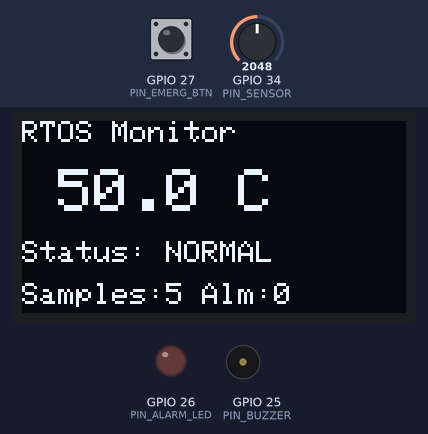
This sketch was run on a simulated ESP32. Parts: 128×64 one-colour display, output pins drawn as LEDs (lit = HIGH), buzzer (waves = sounding, pin HIGH). Inputs (shaded band) come from the test bench; at power-on: GPIO 34 (PIN_SENSOR) = 2048, GPIO 27 (PIN_EMERG_BTN) HIGH (analog values on the 0–4095 scale). What the sketch prints to the serial monitor is not drawn.

Above: at 1.13 s.
1.6 s: GPIO 34 (PIN_SENSOR) set to 2822
At 2.13 s:
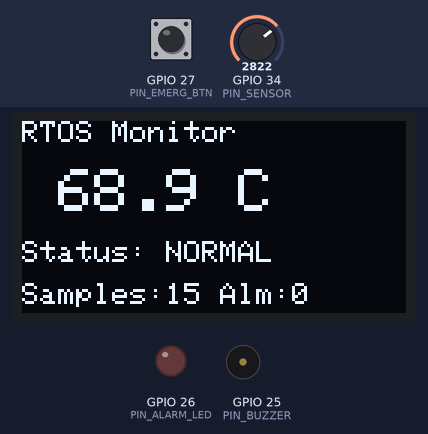
3.8 s: GPIO 34 (PIN_SENSOR) set to 2936
At 4.63 s:
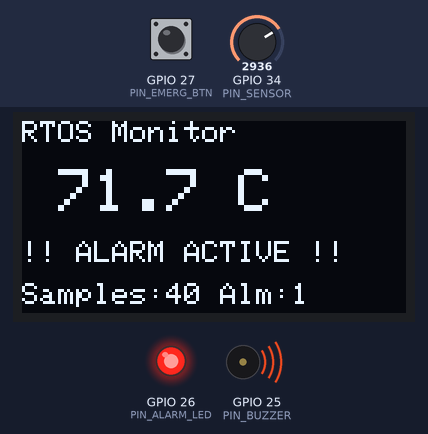
6.8 s: GPIO 34 (PIN_SENSOR) set to 2718
At 7.63 s:
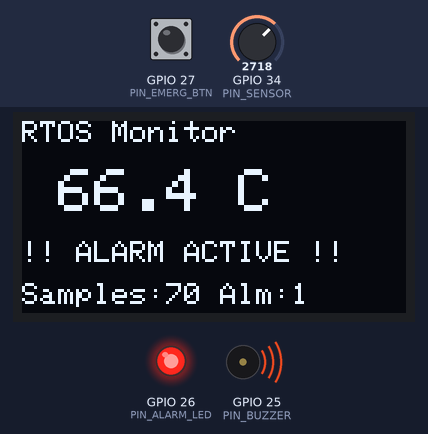
9.3 s: GPIO 34 (PIN_SENSOR) set to 2614
At 9.63 s:
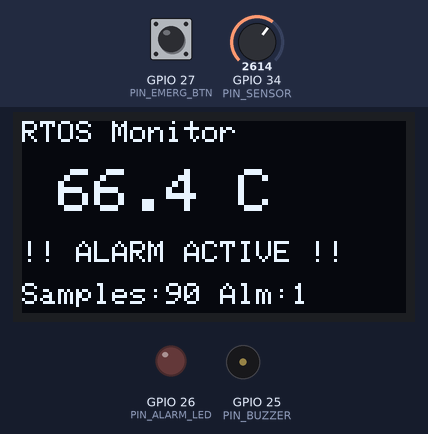
11.3 s: GPIO 27 (PIN_EMERG_BTN) pulled LOW for 0.15 s
At 11.63 s:
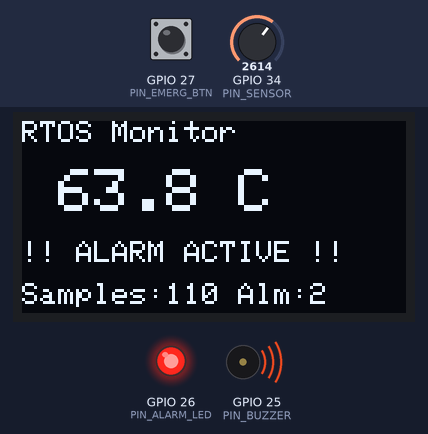
12.9 s: GPIO 27 (PIN_EMERG_BTN) pulled LOW for 1 s
At 13.63 s:
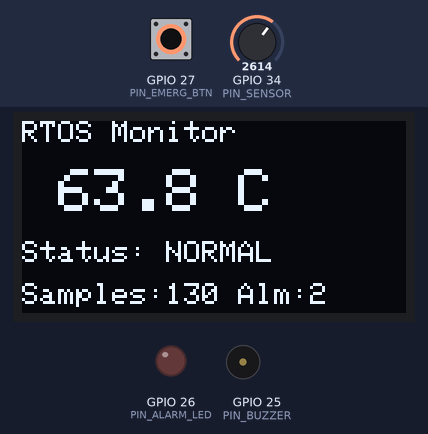
Timing chart, 0 to 15.9 s (numbered marks = the images above; inputs shaded):
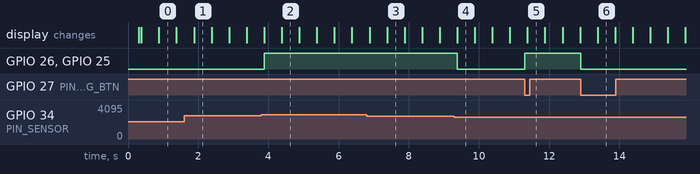

Measured:
- the behaviour switches between 2866 and 2867 on GPIO 34 (PIN_SENSOR) (found by bisection; images 1 and 2)
- the behaviour switches between 2662 and 2661 on GPIO 34 (PIN_SENSOR) (found by bisection; images 3 and 4)
- after the input at 3.8 s, GPIO 26 (PIN_ALARM_LED), GPIO 25 (PIN_BUZZER): LOW → HIGH after 0.08 s; the display: first differs from a run without the input after 0.58 s (image 2)
- after the input at 9.3 s, GPIO 26 (PIN_ALARM_LED), GPIO 25 (PIN_BUZZER): HIGH → LOW after 0.08 s
- after the input at 11.3 s, GPIO 26 (PIN_ALARM_LED), GPIO 25 (PIN_BUZZER): LOW → HIGH at once; the display: changes after 0.08 s (image 5)
- after the input at 12.9 s, GPIO 26 (PIN_ALARM_LED), GPIO 25 (PIN_BUZZER): HIGH → LOW at once; the display: changes after 0.48 s (image 6)
- what the display in image 0 shows lasts 0.5 s, from 0.9 s to 1.4 s

The sketch:

sketch.ino
```cpp
/*
 * Multi-Tasking RTOS Firmware Scheduler  (ESP32 + FreeRTOS)
 *
 *  SensorTask  (prio 3, 100 ms periodic) -> reads sensor, publishes data
 *  DisplayTask (prio 2, 500 ms periodic) -> shows data on SSD1306 OLED
 *  AlarmTask   (prio 4, event driven)    -> activates buzzer/LED on critical condition
 *
 *  IPC / synchronization:
 *   - displayQueue : length-1 "mailbox" (xQueueOverwrite) -> latest reading for display
 *   - alarmQueue   : event queue (readings + ISR button events) -> AlarmTask blocks on it
 *   - stateMutex   : protects shared SystemState_t (priority inheritance)
 *   - serialMutex  : protects the Serial port (shared resource)
 *   - I2C/OLED is owned exclusively by DisplayTask (no sharing => no race)
 */
#include <Arduino.h>
#include <Wire.h>
#include <Adafruit_GFX.h>
#include <Adafruit_SSD1306.h>
#include <stdarg.h>
// ---------------- Configuration (merged from config.h) ----------------
// ---------------- Pin mapping (ESP32 DevKit) ----------------
#define PIN_SENSOR      34   // Potentiometer (simulates temperature sensor, ADC1)
#define PIN_BUZZER      25   // Alarm buzzer
#define PIN_ALARM_LED   26   // Alarm LED
#define PIN_EMERG_BTN   27   // Manual emergency push-button (active LOW)
#define PIN_I2C_SDA     21
#define PIN_I2C_SCL     22
#define OLED_ADDR       0x3C
#define OLED_WIDTH      128
#define OLED_HEIGHT     64

// ---------------- Sensor scaling ----------------
#define ADC_MAX             4095.0f
#define TEMP_FULL_SCALE_C   100.0f   // pot at max = 100 C

// ---------------- Alarm thresholds (with hysteresis) ----------------
#define TEMP_ALARM_ON_C     70.0f    // alarm turns ON  at >= 70 C
#define TEMP_ALARM_OFF_C    65.0f    // alarm turns OFF at <= 65 C
#define ALARM_BLINK_MS      150

// ---------------- Periods (ms) ----------------
#define SENSOR_PERIOD_MS    100      // fast sampling => fast alarm detection
#define DISPLAY_PERIOD_MS   500

// ---------------- Priorities (higher number = higher priority) ----------------
#define PRIO_DISPLAY        2
#define PRIO_SENSOR         3
#define PRIO_ALARM          4        // highest: safety-critical

// ---------------- Stack sizes (bytes on ESP32) ----------------
#define STACK_SENSOR        3072
#define STACK_DISPLAY       4096
#define STACK_ALARM         3072

// All tasks pinned to ONE core so priority-based preemption is clearly visible
#define APP_CORE            1


// ------------------------- Types -------------------------
typedef struct {
  float       temperatureC;
  uint16_t    raw;
  TickType_t  tick;           // time the sample was taken
} SensorReading_t;

typedef enum { EVT_READING, EVT_BUTTON } AlarmEventType_t;

typedef struct {
  AlarmEventType_t type;
  float            temperatureC;
  TickType_t       tick;      // when the event was generated
} AlarmEvent_t;

typedef struct {
  SensorReading_t last;
  bool     alarmActive;
  bool     manualAlarm;
  uint32_t samples;
  uint32_t alarmCount;
  uint32_t lastLatencyMs;     // sensor sample -> alarm output latency
} SystemState_t;

// ------------------------- Globals -------------------------
static SystemState_t     gState = {};
static QueueHandle_t     displayQueue = NULL;
static QueueHandle_t     alarmQueue   = NULL;
static SemaphoreHandle_t stateMutex   = NULL;
static SemaphoreHandle_t serialMutex  = NULL;
static TaskHandle_t      hSensor = NULL, hDisplay = NULL, hAlarm = NULL;
static Adafruit_SSD1306  oled(OLED_WIDTH, OLED_HEIGHT, &Wire, -1);

// ------------------------- Helpers -------------------------
static inline uint32_t nowMs() { return xTaskGetTickCount() * portTICK_PERIOD_MS; }

// Thread-safe logging (Serial is a shared resource)
static void logMsg(const char *fmt, ...) {
  char buf[128];
  va_list ap;
  va_start(ap, fmt);
  vsnprintf(buf, sizeof(buf), fmt, ap);
  va_end(ap);
  if (xSemaphoreTake(serialMutex, pdMS_TO_TICKS(50)) == pdTRUE) {
    Serial.printf("[%7lu ms] %s\n", (unsigned long)nowMs(), buf);
    xSemaphoreGive(serialMutex);
  }
}

static inline void setAlarmOutputs(bool on) {
  digitalWrite(PIN_BUZZER, on ? HIGH : LOW);
  digitalWrite(PIN_ALARM_LED, on ? HIGH : LOW);
}

// ------------------------- ISR: emergency button -------------------------
void IRAM_ATTR emergencyButtonISR() {
  static TickType_t lastTick = 0;
  TickType_t now = xTaskGetTickCountFromISR();
  if ((now - lastTick) < pdMS_TO_TICKS(200)) return;   // debounce
  lastTick = now;

  AlarmEvent_t ev = { EVT_BUTTON, 0.0f, now };
  BaseType_t hpTaskWoken = pdFALSE;
  xQueueSendFromISR(alarmQueue, &ev, &hpTaskWoken);
  if (hpTaskWoken) portYIELD_FROM_ISR();                // run AlarmTask immediately
}

// ------------------------- Task 1: Sensor acquisition -------------------------
static void sensorTask(void *pv) {
  TickType_t lastWake = xTaskGetTickCount();
  uint32_t n = 0;
  for (;;) {
    uint32_t sum = 0;
    for (int i = 0; i < 4; i++) sum += analogRead(PIN_SENSOR);   // simple averaging filter
    uint16_t raw = sum / 4;

    SensorReading_t r;
    r.raw          = raw;
    r.temperatureC = (raw / ADC_MAX) * TEMP_FULL_SCALE_C;
    r.tick         = xTaskGetTickCount();

    // 1) update shared state (short critical section)
    if (xSemaphoreTake(stateMutex, pdMS_TO_TICKS(5)) == pdTRUE) {
      gState.last = r;
      gState.samples++;
      xSemaphoreGive(stateMutex);
    }

    // 2) latest value for display (mailbox, never blocks)
    xQueueOverwrite(displayQueue, &r);

    // 3) event for alarm task (never blocks)
    AlarmEvent_t ev = { EVT_READING, r.temperatureC, r.tick };
    if (xQueueSend(alarmQueue, &ev, 0) != pdTRUE) logMsg("WARN: alarm queue full");

    if (++n % 10 == 0)
      logMsg("SENSOR  : raw=%4u  temp=%5.1f C", r.raw, r.temperatureC);

    vTaskDelayUntil(&lastWake, pdMS_TO_TICKS(SENSOR_PERIOD_MS));   // fixed period, no drift
  }
}

// ------------------------- Task 2: Display updates -------------------------
static void displayTask(void *pv) {
  TickType_t lastWake = xTaskGetTickCount();
  uint32_t cycles = 0;
  for (;;) {
    SensorReading_t r = {};
    SystemState_t   s = {};
    xQueuePeek(displayQueue, &r, 0);
    if (xSemaphoreTake(stateMutex, pdMS_TO_TICKS(10)) == pdTRUE) {
      s = gState;
      xSemaphoreGive(stateMutex);
    }

    oled.clearDisplay();
    oled.setTextColor(SSD1306_WHITE);
    oled.setTextSize(1);
    oled.setCursor(0, 0);
    oled.print("RTOS Monitor");
    oled.setTextSize(2);
    oled.setCursor(0, 16);
    oled.printf("%5.1f C", r.temperatureC);
    oled.setTextSize(1);
    oled.setCursor(0, 40);
    oled.print(s.alarmActive ? "!! ALARM ACTIVE !!" : "Status: NORMAL");
    oled.setCursor(0, 54);
    oled.printf("Samples:%lu Alm:%lu", (unsigned long)s.samples, (unsigned long)s.alarmCount);
    oled.display();

    logMsg("DISPLAY : %5.1f C  alarm=%s", r.temperatureC, s.alarmActive ? "ON" : "off");

    if (++cycles % 10 == 0)
      logMsg("STACK   : min free bytes -> sensor=%u display=%u alarm=%u",
             (unsigned)uxTaskGetStackHighWaterMark(hSensor),
             (unsigned)uxTaskGetStackHighWaterMark(hDisplay),
             (unsigned)uxTaskGetStackHighWaterMark(hAlarm));

    vTaskDelayUntil(&lastWake, pdMS_TO_TICKS(DISPLAY_PERIOD_MS));
  }
}

// ------------------------- Task 3: Emergency alarm (highest priority) -------------------------
static void alarmTask(void *pv) {
  AlarmEvent_t ev;
  bool tempAlarm = false, manual = false, active = false, outLevel = false;

  for (;;) {
    // Idle: sleep forever until an event arrives (zero CPU use).
    // Alarm active: wake every ALARM_BLINK_MS to blink outputs.
    TickType_t wait = active ? pdMS_TO_TICKS(ALARM_BLINK_MS) : portMAX_DELAY;

    if (xQueueReceive(alarmQueue, &ev, wait) == pdTRUE) {
      if (ev.type == EVT_READING) {
        if (!tempAlarm && ev.temperatureC >= TEMP_ALARM_ON_C)       tempAlarm = true;
        else if (tempAlarm && ev.temperatureC <= TEMP_ALARM_OFF_C)  tempAlarm = false;  // hysteresis
      } else {
        manual = !manual;                                   // button toggles manual emergency
        logMsg("ALARM   : manual emergency button -> %s", manual ? "SET" : "CLEARED");
      }

      bool should = tempAlarm || manual;
      if (should != active) {
        active   = should;
        outLevel = active;
        setAlarmOutputs(outLevel);                          // hardware action FIRST

        uint32_t latency = (xTaskGetTickCount() - ev.tick) * portTICK_PERIOD_MS;
        if (xSemaphoreTake(stateMutex, pdMS_TO_TICKS(10)) == pdTRUE) {
          gState.alarmActive   = active;
          gState.manualAlarm   = manual;
          gState.lastLatencyMs = latency;
          if (active) gState.alarmCount++;
          xSemaphoreGive(stateMutex);
        }
        if (active) logMsg("ALARM   : *** ACTIVATED *** temp=%.1f C  response latency=%lu ms",
                           ev.temperatureC, (unsigned long)latency);
        else        logMsg("ALARM   : cleared, back to NORMAL (temp=%.1f C)", ev.temperatureC);
      }
    } else if (active) {                                    // timeout while active => blink
      outLevel = !outLevel;
      setAlarmOutputs(outLevel);
    }
  }
}

// ------------------------- Setup / loop -------------------------
void setup() {
  Serial.begin(115200);
  delay(300);

  pinMode(PIN_BUZZER, OUTPUT);
  pinMode(PIN_ALARM_LED, OUTPUT);
  pinMode(PIN_EMERG_BTN, INPUT_PULLUP);
  setAlarmOutputs(false);
  analogReadResolution(12);

  Wire.begin(PIN_I2C_SDA, PIN_I2C_SCL);
  if (!oled.begin(SSD1306_SWITCHCAPVCC, OLED_ADDR)) {
    Serial.println("OLED init failed!");
  }
  oled.clearDisplay();
  oled.display();

  // RTOS objects
  stateMutex   = xSemaphoreCreateMutex();
  serialMutex  = xSemaphoreCreateMutex();
  displayQueue = xQueueCreate(1, sizeof(SensorReading_t));
  alarmQueue   = xQueueCreate(8, sizeof(AlarmEvent_t));
  if (!stateMutex || !serialMutex || !displayQueue || !alarmQueue) {
    Serial.println("RTOS object creation failed!");
    while (true) delay(1000);
  }

  logMsg("BOOT    : creating tasks (alarm=%d sensor=%d display=%d)",
         PRIO_ALARM, PRIO_SENSOR, PRIO_DISPLAY);

  xTaskCreatePinnedToCore(alarmTask,   "AlarmTask",   STACK_ALARM,   NULL, PRIO_ALARM,   &hAlarm,   APP_CORE);
  xTaskCreatePinnedToCore(sensorTask,  "SensorTask",  STACK_SENSOR,  NULL, PRIO_SENSOR,  &hSensor,  APP_CORE);
  xTaskCreatePinnedToCore(displayTask, "DisplayTask", STACK_DISPLAY, NULL, PRIO_DISPLAY, &hDisplay, APP_CORE);

  attachInterrupt(digitalPinToInterrupt(PIN_EMERG_BTN), emergencyButtonISR, FALLING);
  logMsg("BOOT    : scheduler running");
}

void loop() {
  vTaskDelete(NULL);   // Arduino loop task not needed; FreeRTOS tasks do all the work
}
```
